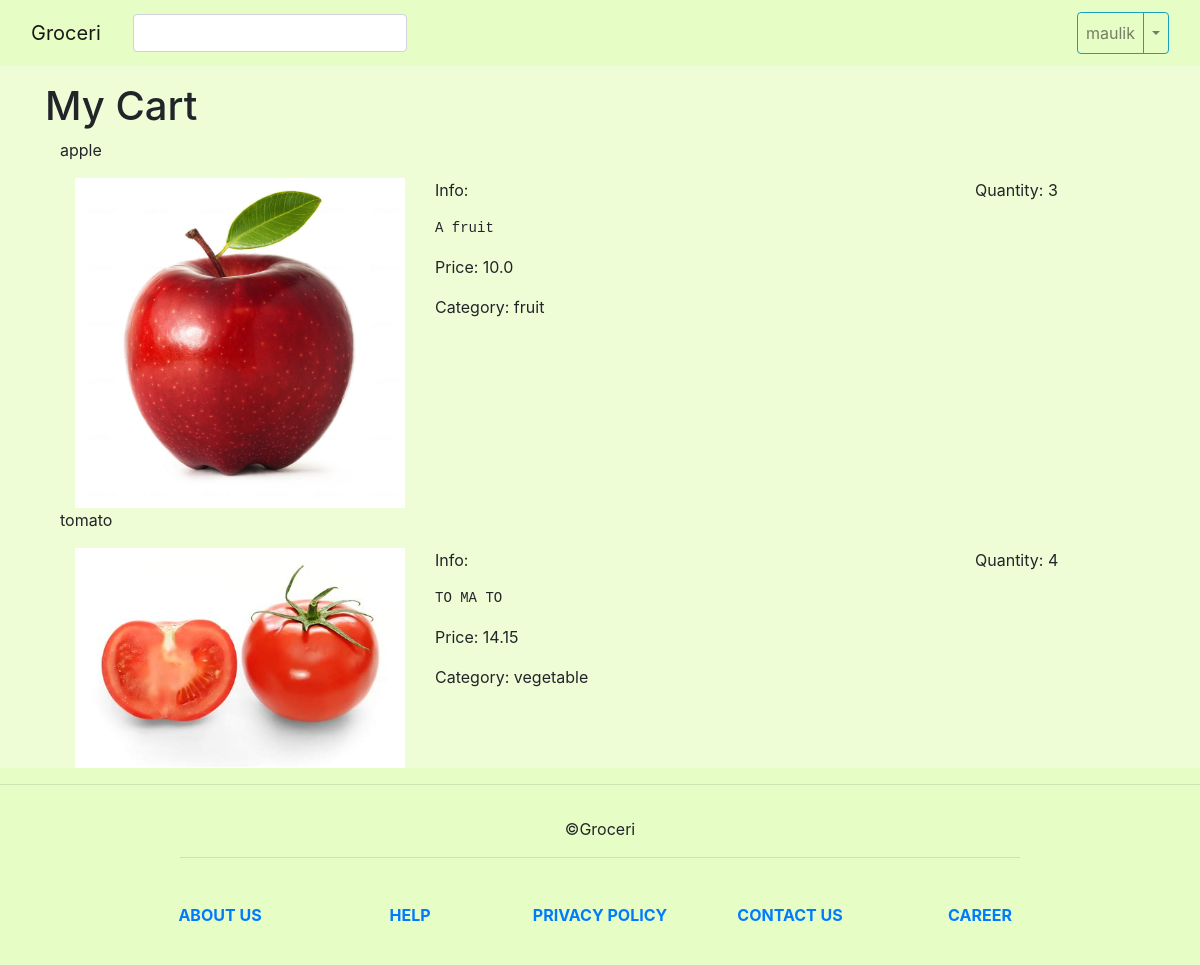
/cart/show (signed in), run on the app's committed database.
### tables this page shows
CREATE TABLE products (
pid integer primary key autoincrement,
name text not null,
info text,
price float not null,
p_type text,
img_path text not null
);

CREATE TABLE cart (
c_id integer primary key autoincrement,
username text not null, 
pid integer not null,
quantity integer not null
);

### app.py (the view)
@app.route('/cart/show')
@login_required
def show_cart():
	username = session["username"]
	con = sql.connect('groceri.db')
	con.row_factory = dict_factory
	cur = con.cursor()
	products = con.execute('select * from cart,products where username=? and cart.pid=products.pid',(username,))
	products = products.fetchall();
	con.close()
	print(products)
	return render_template('cart.html',products=products)

### SQL_execute.py (called while the page is built)
def dict_factory(cursor, row):
    d = {}
    for idx, col in enumerate(cursor.description):
        d[col[0]] = row[idx]
    return d

### app.py (called while the page is built)
def login_required(f):
	@wraps(f)
	def fn( *args, **kwargs):
		if 'username' not in session:
			return redirect( url_for('login'))
		return f( *args, **kwargs)
	return fn

### templates/cart.html (shortened to what this page needs)
{% extends "base.html" %}
{% block main %}
	<h1>My Cart</h1>
	<div class="container">
		{% for product in products %}
		<div class="container">
			<div class="row">
				<p>{{ product["name"] }}</p>
			</div>
			<div class="row">
				<img class="col-sm-4" src="{{ url_for('static', filename=product['img_path']) }}">
				<div class="col-sm-6">
					<p>Info: <pre>{{ product["info"] }}</pre></p>
					<p>Price: {{ product["price"] }}</p>
					<p>Category: {{ product["p_type"] }}</p>
				</div>
				<div class="col-sm-2">
					<p>Quantity: {{ product["quantity"] }}<p>
				</div>
			</div>
		</div>
		{% endfor %}
	</div>
{% endblock %}

### static/css/base.css (style rules this page uses)
html { height: 100%; }
body { height: 100%; display: flex; flex-direction: column; background-color: rgba(231, 253, 198,0.7); }

### data on the page
products: name "apple", img_path (picture), info "A fruit", price "10.0", p_type "fruit", quantity "3"
products: name "tomato", img_path (picture), info "TO MA TO", price "14.15", p_type "vegetable", quantity "4"

### other printed values
{{ session["username"] }} "maulik"
